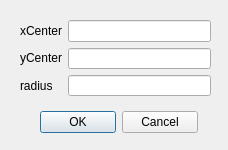
<?xml version="1.0" encoding="UTF-8"?>
<ui version="4.0">
 <class>simpleShapeCircle</class>
 <widget class="QDialog" name="simpleShapeCircle">
  <property name="geometry">
   <rect>
    <x>0</x>
    <y>0</y>
    <width>228</width>
    <height>150</height>
   </rect>
  </property>
  <property name="windowTitle">
   <string>Dialog</string>
  </property>
  <widget class="QWidget" name="layoutWidget">
   <property name="geometry">
    <rect>
     <x>20</x>
     <y>20</y>
     <width>191</width>
     <height>76</height>
    </rect>
   </property>
   <layout class="QHBoxLayout" name="horizontalLayout">
    <item>
     <layout class="QVBoxLayout" name="verticalLayout_2">
      <item>
       <widget class="QLabel" name="xLabelObject">
        <property name="text">
         <string>xCenter</string>
        </property>
        <property name="buddy">
         <cstring>xCenterLineEditObject</cstring>
        </property>
       </widget>
      </item>
      <item>
       <widget class="QLabel" name="yLabelObject">
        <property name="text">
         <string>yCenter</string>
        </property>
        <property name="buddy">
         <cstring>yCenterLineEditObject</cstring>
        </property>
       </widget>
      </item>
      <item>
       <widget class="QLabel" name="radiusLabelObject">
        <property name="text">
         <string>radius</string>
        </property>
        <property name="buddy">
         <cstring>radiusLineEditObject</cstring>
        </property>
       </widget>
      </item>
     </layout>
    </item>
    <item>
     <layout class="QVBoxLayout" name="verticalLayout">
      <item>
       <widget class="QLineEdit" name="xCenterLineEditObject"/>
      </item>
      <item>
       <widget class="QLineEdit" name="yCenterLineEditObject"/>
      </item>
      <item>
       <widget class="QLineEdit" name="radiusLineEditObject"/>
      </item>
     </layout>
    </item>
   </layout>
  </widget>
  <widget class="QWidget" name="layoutWidget">
   <property name="geometry">
    <rect>
     <x>40</x>
     <y>110</y>
     <width>158</width>
     <height>25</height>
    </rect>
   </property>
   <layout class="QHBoxLayout" name="horizontalLayout_2">
    <item>
     <widget class="QPushButton" name="okButton">
      <property name="text">
       <string>OK</string>
      </property>
     </widget>
    </item>
    <item>
     <widget class="QPushButton" name="cancelButton">
      <property name="text">
       <string>Cancel</string>
      </property>
     </widget>
    </item>
   </layout>
  </widget>
 </widget>
 <tabstops>
  <tabstop>xCenterLineEditObject</tabstop>
  <tabstop>yCenterLineEditObject</tabstop>
  <tabstop>radiusLineEditObject</tabstop>
  <tabstop>okButton</tabstop>
  <tabstop>cancelButton</tabstop>
 </tabstops>
 <resources/>
 <connections>
  <connection>
   <sender>okButton</sender>
   <signal>clicked()</signal>
   <receiver>simpleShapeCircle</receiver>
   <slot>accept()</slot>
   <hints>
    <hint type="sourcelabel">
     <x>80</x>
     <y>123</y>
    </hint>
    <hint type="destinationlabel">
     <x>74</x>
     <y>139</y>
    </hint>
   </hints>
  </connection>
  <connection>
   <sender>cancelButton</sender>
   <signal>clicked()</signal>
   <receiver>simpleShapeCircle</receiver>
   <slot>reject()</slot>
   <hints>
    <hint type="sourcelabel">
     <x>154</x>
     <y>127</y>
    </hint>
    <hint type="destinationlabel">
     <x>165</x>
     <y>139</y>
    </hint>
   </hints>
  </connection>
 </connections>
</ui>
